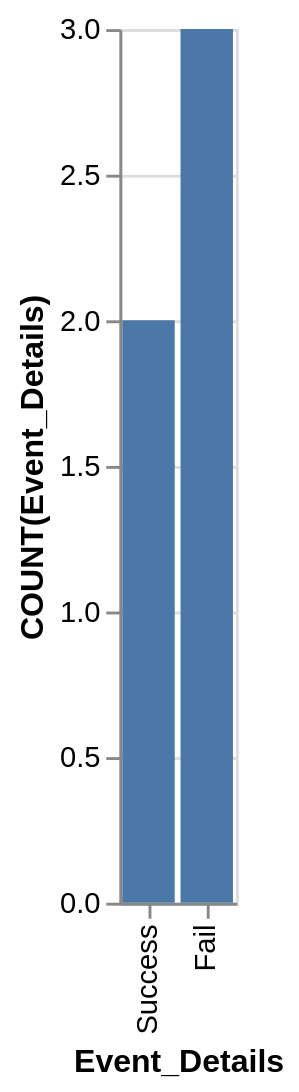

Source (Vega-Lite JSON):
### Vega-Lite specification from a JSON file in a GitHub repository (floating-point values rounded to 4 significant figures)
{"data": {"values": [{"x_data": "Success", "y_data": 2}, {"x_data": "Fail", "y_data": 3}]}, "mark": "bar", "encoding": {"x": {"field": "x_data", "type": "nominal", "title": "Event_Details", "sort": "descending"}, "y": {"field": "y_data", "type": "quantitative", "title": "COUNT(Event_Details)"}}}
